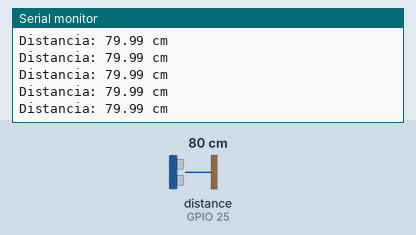
A sketch run on a simulated ESP32. On the bench: the last lines printed to the serial monitor. Wiring (inferred from the names in the program): ultrasonic range finder: trigger GPIO 26; echo GPIO 25. The test bench sets the inputs (shaded band); at power-on: distance to the obstacle (sensor on GPIO 25) 80 cm. The echo pulse lasts 58.3 µs per cm.

Above: at 1.2 s.
1.3 s: distance to the obstacle (sensor on GPIO 25) set to 2 cm
At 2.0 s:
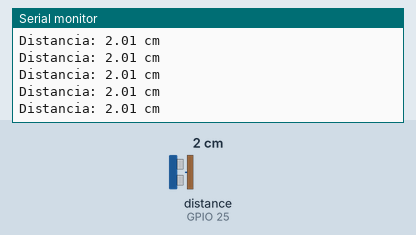
4.3 s: distance to the obstacle (sensor on GPIO 25) set to 4 cm
At 4.9 s:
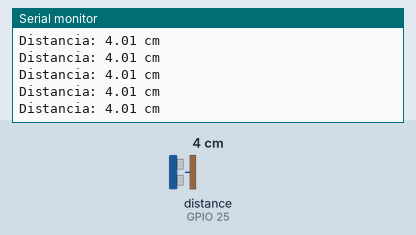
Timing chart, 0 to 5.2 s (numbered marks = the images above; inputs shaded):
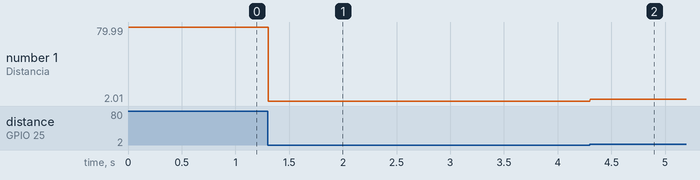

The sketch:

Ultrasonico.ino
```cpp
#include "WiFi.h"
#include <ThingerESP32.h>

// ===============================
// CREDENCIALES THINGER
// ===============================
#define usuario "CRISTIAN CAGUANA"
#define device_Id "CRISTIAN CAGUANA"
#define device_credentials "0150606598"

ThingerESP32 thing(usuario, device_Id, device_credentials);

// ===============================
// WIFI
// ===============================
const char WiFi_ssid[] = "MECATRONICA_3ABC";
const char WiFi_password[] = "MEC2025@.";

// ===============================
// PINES ULTRASONICO
// ===============================
#define TRIG_PIN 26
#define ECHO_PIN 25

float distancia_cm = 0;
unsigned long last_send = 0;

// ===============================
// MEDIR DISTANCIA
// ===============================
float medirDistancia() {
  digitalWrite(TRIG_PIN, LOW);
  delayMicroseconds(2);

  digitalWrite(TRIG_PIN, HIGH);
  delayMicroseconds(10);
  digitalWrite(TRIG_PIN, LOW);

  long duracion = pulseIn(ECHO_PIN, HIGH, 30000);
  if (duracion == 0) return -1;

  return duracion * 0.0343 / 2.0;
}

// ===============================
// SETUP
// ===============================
void setup() {
  Serial.begin(115200);

  pinMode(TRIG_PIN, OUTPUT);
  pinMode(ECHO_PIN, INPUT);

  thing.add_wifi(WiFi_ssid, WiFi_password);

  // Recurso para widgets simples
  thing["distancia_cm"] >> outputValue(distancia_cm);
}

// ===============================
// LOOP
// ===============================
void loop() {
  thing.handle();  // ⚠️ SIEMPRE PRIMERO

  distancia_cm = medirDistancia();

  Serial.print("Distancia: ");
  Serial.print(distancia_cm);
  Serial.println(" cm");

  // Enviar al bucket cada 2 segundos
  if (millis() - last_send > 2000) {
    last_send = millis();

    pson data;
    data["distancia"] = distancia_cm;

    thing.write_bucket("datosSensor", data);

    Serial.println("Dato enviado al bucket");
  }
}
```

Measured:
- after the input at 1.3 s, the serial monitor: prints a new line at once (image 1)
- after the input at 4.3 s, the serial monitor: prints a new line at once (image 2)
- plotted number 1: 79.99 → 2.01 after the input at 1.3 s, 2.01 → 4.01 after the input at 4.3 s
